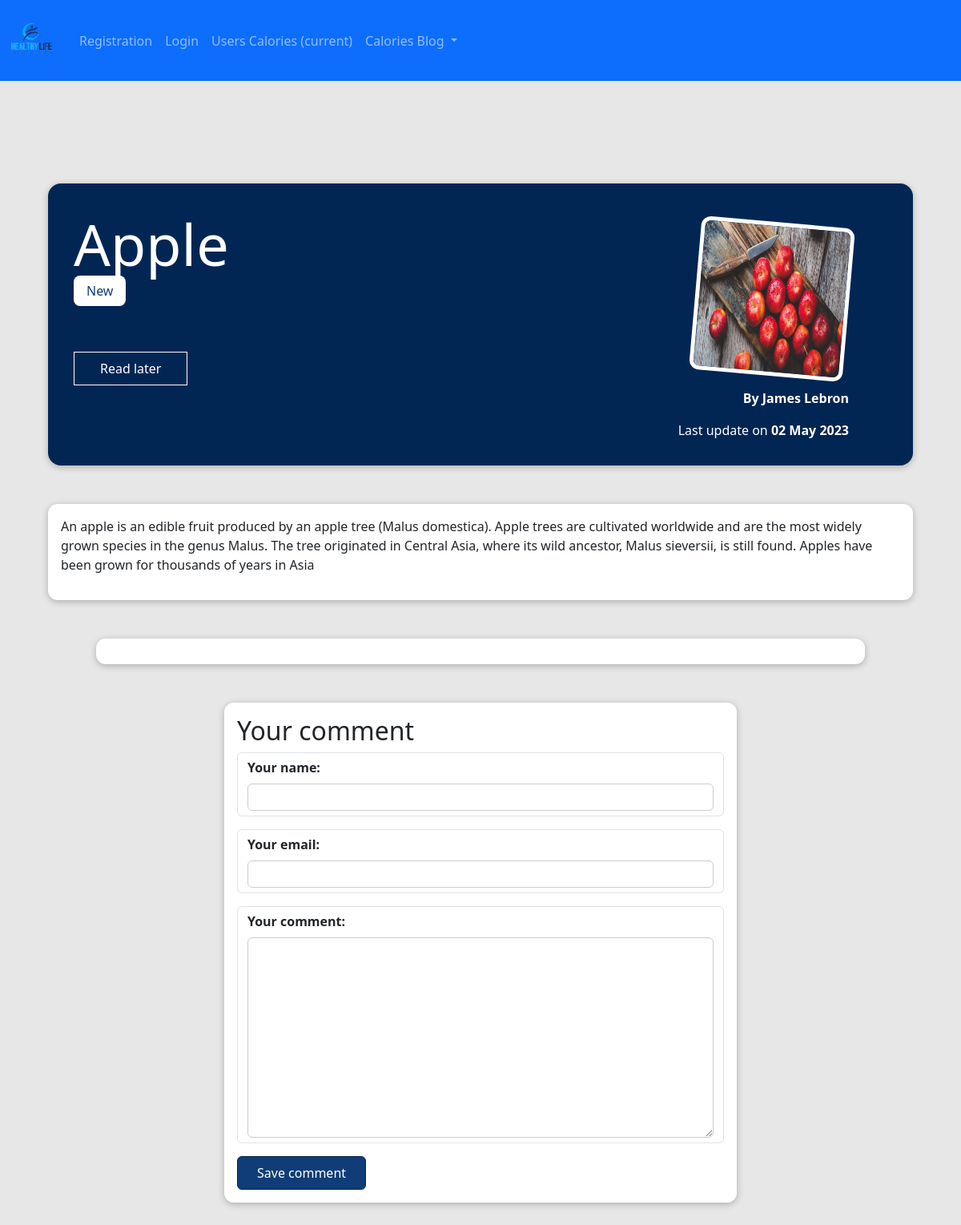
Before: /calories_blog/posts/apple/ with the older database file.
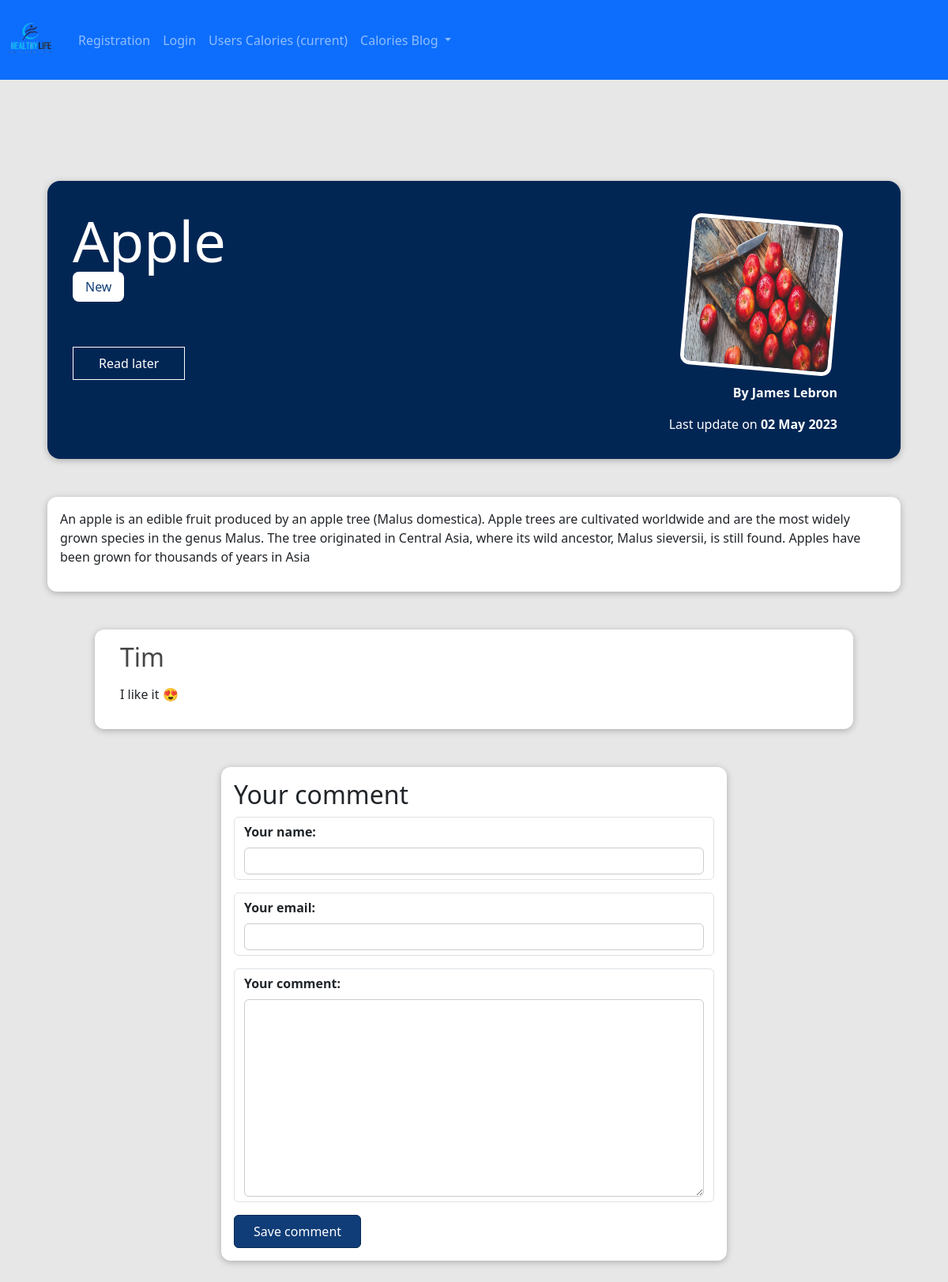
After: the same page with the newer database file.
### calories_blog/models.py (models this page shows, shortened)
class Tag(models.Model):
    caption = models.CharField(max_length=20)

class Comment(models.Model):
    user_name = models.CharField(max_length=100)
    user_email = models.EmailField()
    text = models.TextField(max_length=400)
    post = models.ForeignKey(Post, on_delete=models.CASCADE, related_name="comments")

### calories_blog/views.py (the view, shortened to what this page needs)
# urls.py: path("calories_blog/posts/<slug:slug>/", views.SinglePostView.as_view(), name="post-detail-page"),
class SinglePostView(View):
    def is_stored_post(self, request, post_id):
        stored_posts = request.session.get('stored_posts')
        if stored_posts is not None:
            is_saved_for_later = post_id in stored_posts
        else:
            is_saved_for_later = False
        return is_saved_for_later
    def get(self, request, slug):
        post = Post.objects.get(slug=slug)
        context = {
            'post': post,
            'post_tags': post.tags.all(),
            'comment_form': CommentForm,
            'comments': post.comments.all().order_by('-id'),
            'saved_for_later': self.is_stored_post(request, post.id)
        }
        return render(request, "calories_blog/post-detail.html", context)

### calories_blog/models.py (called while the page is built)
    def full_name(self):
        return self.first_name + " " + self.last_name

    def __str__(self):
        return self.full_name()

### calories_blog/templates/calories_blog/post-detail.html (shortened to what this page needs)
{% extends 'base.html' %}
{% load static %}
{% block css_files %}
  <link rel="stylesheet" href="{% static "calories_blog/post.css" %}">
  <link rel="stylesheet" href="{% static "calories_blog/post-detail.css" %}">
{% endblock %}
{% block content %}
  <section id="summary">
    <h2> {{ post.title }}</h2>
    <div>
      {% for tag in post_tags %}
        <span class="tag">{{ tag.caption }}</span>
      {% endfor %}
    </div>
    <div id="read-later">
      <form action="{% url "read-later" %}" method="post">
        <button id="read-later">
          {% if saved_for_later %}
            Remove from read later List
          {% else %}
            Read later
          {% endif %}
        </button>
      </form>
    </div>
    <article>
      <img src="{{ post.image.url }}" alt="{{ post.title }}"/>
      <address>By <a href="mailto:{{ post.author.email_address }}"> {{ post.author }} </a> </address>
      <div>Last update on <time>{{ post.date|date:"d M Y" }}</time></div>
    </article>
  </section>
  <main>
    {{ post.content|linebreaks }}
  </main>
  <section id="comments">
    <ul>
      {% for comment in comments %}
        <li>
          <h2>{{ comment.user_name }}</h2>
          <p>{{ comment.text|linebreaks }}</p>
        </li>
      {% endfor %}
    </ul>
  </section>
  <section id="comment-form">
    <h2>Your comment</h2>
    <form action="{% url "post-detail-page" post.slug|default:"default-slug" %}" method="POST">
      {% for form_field in comment_form %}
        <div class="form-control"> {% if form_field.errors %}invalid{% endif %}
          {{ form_field.label_tag }}
          {{ form_field }}
        </div>
      {% endfor %}
      <button type="submit">Save comment</button>
    </form>
  </section>
{% endblock %}

Changed rows visible on the page:
added Comment: user_name "Tim", text "I like it 😍"
